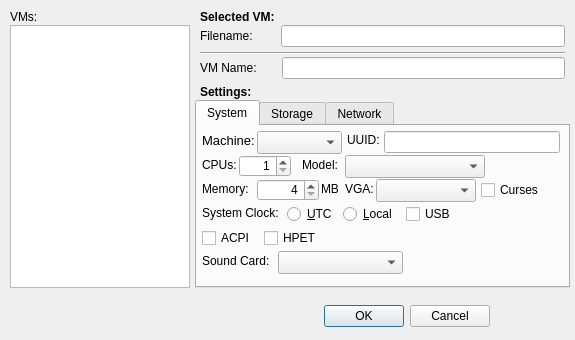
<?xml version="1.0" encoding="UTF-8"?>
<ui version="4.0">
 <class>vm_dlg</class>
 <widget class="QDialog" name="vm_dlg">
  <property name="geometry">
   <rect>
    <x>0</x>
    <y>0</y>
    <width>575</width>
    <height>340</height>
   </rect>
  </property>
  <property name="windowTitle">
   <string>Virtual Machines</string>
  </property>
  <property name="layoutDirection">
   <enum>Qt::LeftToRight</enum>
  </property>
  <widget class="QDialogButtonBox" name="buttonBox">
   <property name="geometry">
    <rect>
     <x>149</x>
     <y>300</y>
     <width>341</width>
     <height>32</height>
    </rect>
   </property>
   <property name="orientation">
    <enum>Qt::Horizontal</enum>
   </property>
   <property name="standardButtons">
    <set>QDialogButtonBox::Cancel|QDialogButtonBox::Ok</set>
   </property>
  </widget>
  <widget class="QLabel" name="lblVMList">
   <property name="geometry">
    <rect>
     <x>10</x>
     <y>10</y>
     <width>26</width>
     <height>14</height>
    </rect>
   </property>
   <property name="text">
    <string>VMs:</string>
   </property>
  </widget>
  <widget class="QListWidget" name="vmList">
   <property name="geometry">
    <rect>
     <x>10</x>
     <y>25</y>
     <width>180</width>
     <height>263</height>
    </rect>
   </property>
  </widget>
  <widget class="QLabel" name="lblSelectedVM">
   <property name="geometry">
    <rect>
     <x>200</x>
     <y>10</y>
     <width>117</width>
     <height>14</height>
    </rect>
   </property>
   <property name="font">
    <font>
     <weight>75</weight>
     <bold>true</bold>
    </font>
   </property>
   <property name="text">
    <string>Selected VM:</string>
   </property>
  </widget>
  <widget class="QLabel" name="lblFilename">
   <property name="geometry">
    <rect>
     <x>200</x>
     <y>27</y>
     <width>57</width>
     <height>18</height>
    </rect>
   </property>
   <property name="text">
    <string>Filename:</string>
   </property>
  </widget>
  <widget class="QLineEdit" name="vmFileName">
   <property name="geometry">
    <rect>
     <x>281</x>
     <y>25</y>
     <width>284</width>
     <height>22</height>
    </rect>
   </property>
  </widget>
  <widget class="QLabel" name="lblVMName">
   <property name="geometry">
    <rect>
     <x>200</x>
     <y>59</y>
     <width>60</width>
     <height>18</height>
    </rect>
   </property>
   <property name="text">
    <string>VM Name:</string>
   </property>
  </widget>
  <widget class="QLineEdit" name="vmName">
   <property name="geometry">
    <rect>
     <x>282</x>
     <y>57</y>
     <width>283</width>
     <height>22</height>
    </rect>
   </property>
  </widget>
  <widget class="Line" name="lnFileConfigBreak">
   <property name="geometry">
    <rect>
     <x>200</x>
     <y>52</y>
     <width>365</width>
     <height>3</height>
    </rect>
   </property>
   <property name="orientation">
    <enum>Qt::Horizontal</enum>
   </property>
  </widget>
  <widget class="QTabWidget" name="vmSettings">
   <property name="geometry">
    <rect>
     <x>195</x>
     <y>100</y>
     <width>375</width>
     <height>188</height>
    </rect>
   </property>
   <property name="currentIndex">
    <number>0</number>
   </property>
   <widget class="QWidget" name="system">
    <attribute name="title">
     <string>System</string>
    </attribute>
    <widget class="QLabel" name="lblCPUs">
     <property name="geometry">
      <rect>
       <x>5</x>
       <y>30</y>
       <width>35</width>
       <height>18</height>
      </rect>
     </property>
     <property name="text">
      <string>CPUs:</string>
     </property>
    </widget>
    <widget class="QSpinBox" name="cpuCount">
     <property name="geometry">
      <rect>
       <x>42</x>
       <y>29</y>
       <width>52</width>
       <height>22</height>
      </rect>
     </property>
     <property name="alignment">
      <set>Qt::AlignRight|Qt::AlignTrailing|Qt::AlignVCenter</set>
     </property>
     <property name="minimum">
      <number>1</number>
     </property>
     <property name="maximum">
      <number>8</number>
     </property>
    </widget>
    <widget class="QLabel" name="lblRAM">
     <property name="geometry">
      <rect>
       <x>5</x>
       <y>54</y>
       <width>53</width>
       <height>18</height>
      </rect>
     </property>
     <property name="text">
      <string>Memory:</string>
     </property>
    </widget>
    <widget class="QSpinBox" name="memMB">
     <property name="geometry">
      <rect>
       <x>60</x>
       <y>53</y>
       <width>62</width>
       <height>22</height>
      </rect>
     </property>
     <property name="alignment">
      <set>Qt::AlignRight|Qt::AlignTrailing|Qt::AlignVCenter</set>
     </property>
     <property name="minimum">
      <number>4</number>
     </property>
     <property name="maximum">
      <number>16384</number>
     </property>
     <property name="value">
      <number>4</number>
     </property>
    </widget>
    <widget class="QLabel" name="lblMB">
     <property name="geometry">
      <rect>
       <x>124</x>
       <y>54</y>
       <width>19</width>
       <height>18</height>
      </rect>
     </property>
     <property name="text">
      <string>MB</string>
     </property>
    </widget>
    <widget class="QLabel" name="lblSystemClock">
     <property name="geometry">
      <rect>
       <x>5</x>
       <y>78</y>
       <width>83</width>
       <height>18</height>
      </rect>
     </property>
     <property name="text">
      <string>System Clock:</string>
     </property>
    </widget>
    <widget class="QRadioButton" name="utcClock">
     <property name="geometry">
      <rect>
       <x>90</x>
       <y>77</y>
       <width>54</width>
       <height>22</height>
      </rect>
     </property>
     <property name="text">
      <string>&amp;UTC</string>
     </property>
    </widget>
    <widget class="QRadioButton" name="localClock">
     <property name="geometry">
      <rect>
       <x>146</x>
       <y>77</y>
       <width>58</width>
       <height>22</height>
      </rect>
     </property>
     <property name="text">
      <string>&amp;Local</string>
     </property>
    </widget>
    <widget class="QComboBox" name="vgaModel">
     <property name="geometry">
      <rect>
       <x>179</x>
       <y>53</y>
       <width>100</width>
       <height>23</height>
      </rect>
     </property>
    </widget>
    <widget class="QCheckBox" name="curses">
     <property name="geometry">
      <rect>
       <x>284</x>
       <y>53</y>
       <width>71</width>
       <height>22</height>
      </rect>
     </property>
     <property name="text">
      <string>Curses</string>
     </property>
    </widget>
    <widget class="QLabel" name="lblVGA">
     <property name="geometry">
      <rect>
       <x>148</x>
       <y>54</y>
       <width>29</width>
       <height>18</height>
      </rect>
     </property>
     <property name="text">
      <string>VGA:</string>
     </property>
    </widget>
    <widget class="QCheckBox" name="usb">
     <property name="geometry">
      <rect>
       <x>209</x>
       <y>77</y>
       <width>53</width>
       <height>22</height>
      </rect>
     </property>
     <property name="text">
      <string>USB</string>
     </property>
    </widget>
    <widget class="QLabel" name="lblMode">
     <property name="geometry">
      <rect>
       <x>105</x>
       <y>30</y>
       <width>41</width>
       <height>18</height>
      </rect>
     </property>
     <property name="text">
      <string>Model:</string>
     </property>
    </widget>
    <widget class="QComboBox" name="cpuModel">
     <property name="geometry">
      <rect>
       <x>148</x>
       <y>29</y>
       <width>140</width>
       <height>23</height>
      </rect>
     </property>
    </widget>
    <widget class="QLabel" name="lblMachine">
     <property name="geometry">
      <rect>
       <x>5</x>
       <y>5</y>
       <width>54</width>
       <height>18</height>
      </rect>
     </property>
     <property name="font">
      <font>
       <pointsize>10</pointsize>
      </font>
     </property>
     <property name="text">
      <string>Machine:</string>
     </property>
    </widget>
    <widget class="QComboBox" name="machine">
     <property name="geometry">
      <rect>
       <x>60</x>
       <y>5</y>
       <width>85</width>
       <height>23</height>
      </rect>
     </property>
    </widget>
    <widget class="QLabel" name="lblUUID">
     <property name="geometry">
      <rect>
       <x>150</x>
       <y>5</y>
       <width>35</width>
       <height>18</height>
      </rect>
     </property>
     <property name="text">
      <string>UUID:</string>
     </property>
    </widget>
    <widget class="QLineEdit" name="uuid">
     <property name="geometry">
      <rect>
       <x>187</x>
       <y>5</y>
       <width>176</width>
       <height>22</height>
      </rect>
     </property>
    </widget>
    <widget class="QCheckBox" name="acpi">
     <property name="geometry">
      <rect>
       <x>5</x>
       <y>101</y>
       <width>57</width>
       <height>22</height>
      </rect>
     </property>
     <property name="text">
      <string>ACPI</string>
     </property>
    </widget>
    <widget class="QCheckBox" name="hpet">
     <property name="geometry">
      <rect>
       <x>67</x>
       <y>101</y>
       <width>61</width>
       <height>22</height>
      </rect>
     </property>
     <property name="text">
      <string>HPET</string>
     </property>
    </widget>
    <widget class="QLabel" name="lblSoundCard">
     <property name="geometry">
      <rect>
       <x>5</x>
       <y>126</y>
       <width>74</width>
       <height>18</height>
      </rect>
     </property>
     <property name="text">
      <string>Sound Card:</string>
     </property>
    </widget>
    <widget class="QComboBox" name="soundCard">
     <property name="geometry">
      <rect>
       <x>81</x>
       <y>125</y>
       <width>125</width>
       <height>23</height>
      </rect>
     </property>
    </widget>
   </widget>
   <widget class="QWidget" name="storage">
    <attribute name="title">
     <string>Storage</string>
    </attribute>
    <widget class="QLabel" name="lblFloppy">
     <property name="geometry">
      <rect>
       <x>16</x>
       <y>6</y>
       <width>43</width>
       <height>18</height>
      </rect>
     </property>
     <property name="font">
      <font>
       <weight>50</weight>
       <bold>false</bold>
      </font>
     </property>
     <property name="text">
      <string>Floppy:</string>
     </property>
    </widget>
    <widget class="QComboBox" name="fdd">
     <property name="geometry">
      <rect>
       <x>61</x>
       <y>5</y>
       <width>58</width>
       <height>23</height>
      </rect>
     </property>
    </widget>
    <widget class="QLineEdit" name="fddPath">
     <property name="geometry">
      <rect>
       <x>121</x>
       <y>5</y>
       <width>224</width>
       <height>22</height>
      </rect>
     </property>
    </widget>
    <widget class="QLabel" name="lblIDE">
     <property name="geometry">
      <rect>
       <x>35</x>
       <y>56</y>
       <width>24</width>
       <height>18</height>
      </rect>
     </property>
     <property name="text">
      <string>IDE:</string>
     </property>
    </widget>
    <widget class="QComboBox" name="ide">
     <property name="geometry">
      <rect>
       <x>61</x>
       <y>55</y>
       <width>58</width>
       <height>23</height>
      </rect>
     </property>
    </widget>
    <widget class="QLineEdit" name="idePath">
     <property name="geometry">
      <rect>
       <x>121</x>
       <y>55</y>
       <width>224</width>
       <height>22</height>
      </rect>
     </property>
    </widget>
    <widget class="QLabel" name="lblCDROM">
     <property name="geometry">
      <rect>
       <x>5</x>
       <y>31</y>
       <width>54</width>
       <height>18</height>
      </rect>
     </property>
     <property name="text">
      <string>CD-ROM:</string>
     </property>
    </widget>
    <widget class="QLineEdit" name="cdromPath">
     <property name="geometry">
      <rect>
       <x>61</x>
       <y>30</y>
       <width>284</width>
       <height>22</height>
      </rect>
     </property>
    </widget>
    <widget class="QLabel" name="lblSCSI">
     <property name="geometry">
      <rect>
       <x>27</x>
       <y>81</y>
       <width>32</width>
       <height>18</height>
      </rect>
     </property>
     <property name="text">
      <string>SCSI:</string>
     </property>
    </widget>
    <widget class="QComboBox" name="scsi">
     <property name="geometry">
      <rect>
       <x>61</x>
       <y>80</y>
       <width>58</width>
       <height>23</height>
      </rect>
     </property>
    </widget>
    <widget class="QLineEdit" name="scsiPath">
     <property name="geometry">
      <rect>
       <x>121</x>
       <y>80</y>
       <width>224</width>
       <height>22</height>
      </rect>
     </property>
    </widget>
   </widget>
   <widget class="QWidget" name="network">
    <attribute name="title">
     <string>Network</string>
    </attribute>
    <widget class="QLabel" name="lblNICNum">
     <property name="geometry">
      <rect>
       <x>5</x>
       <y>6</y>
       <width>25</width>
       <height>18</height>
      </rect>
     </property>
     <property name="text">
      <string>NIC:</string>
     </property>
    </widget>
    <widget class="QComboBox" name="nic">
     <property name="geometry">
      <rect>
       <x>32</x>
       <y>5</y>
       <width>36</width>
       <height>23</height>
      </rect>
     </property>
    </widget>
    <widget class="QLabel" name="lblMAC">
     <property name="geometry">
      <rect>
       <x>73</x>
       <y>6</y>
       <width>30</width>
       <height>18</height>
      </rect>
     </property>
     <property name="text">
      <string>MAC:</string>
     </property>
    </widget>
    <widget class="QLineEdit" name="mac">
     <property name="geometry">
      <rect>
       <x>105</x>
       <y>5</y>
       <width>113</width>
       <height>22</height>
      </rect>
     </property>
    </widget>
    <widget class="QLabel" name="lblVLAN">
     <property name="geometry">
      <rect>
       <x>5</x>
       <y>31</y>
       <width>34</width>
       <height>18</height>
      </rect>
     </property>
     <property name="text">
      <string>VLAN:</string>
     </property>
    </widget>
    <widget class="QLineEdit" name="vlan">
     <property name="geometry">
      <rect>
       <x>39</x>
       <y>30</y>
       <width>300</width>
       <height>22</height>
      </rect>
     </property>
    </widget>
    <widget class="QLabel" name="lblNICModel">
     <property name="geometry">
      <rect>
       <x>223</x>
       <y>6</y>
       <width>41</width>
       <height>18</height>
      </rect>
     </property>
     <property name="text">
      <string>Model:</string>
     </property>
    </widget>
    <widget class="QComboBox" name="nicModel">
     <property name="geometry">
      <rect>
       <x>263</x>
       <y>5</y>
       <width>76</width>
       <height>23</height>
      </rect>
     </property>
    </widget>
   </widget>
  </widget>
  <widget class="QLabel" name="lblSettings">
   <property name="geometry">
    <rect>
     <x>200</x>
     <y>85</y>
     <width>52</width>
     <height>14</height>
    </rect>
   </property>
   <property name="font">
    <font>
     <weight>75</weight>
     <bold>true</bold>
    </font>
   </property>
   <property name="text">
    <string>Settings:</string>
   </property>
  </widget>
 </widget>
 <tabstops>
  <tabstop>vmList</tabstop>
  <tabstop>vmFileName</tabstop>
  <tabstop>vmName</tabstop>
  <tabstop>vmSettings</tabstop>
  <tabstop>machine</tabstop>
  <tabstop>uuid</tabstop>
  <tabstop>cpuCount</tabstop>
  <tabstop>cpuModel</tabstop>
  <tabstop>memMB</tabstop>
  <tabstop>vgaModel</tabstop>
  <tabstop>curses</tabstop>
  <tabstop>utcClock</tabstop>
  <tabstop>localClock</tabstop>
  <tabstop>usb</tabstop>
  <tabstop>acpi</tabstop>
  <tabstop>hpet</tabstop>
  <tabstop>soundCard</tabstop>
  <tabstop>fdd</tabstop>
  <tabstop>fddPath</tabstop>
  <tabstop>cdromPath</tabstop>
  <tabstop>ide</tabstop>
  <tabstop>idePath</tabstop>
  <tabstop>scsi</tabstop>
  <tabstop>scsiPath</tabstop>
  <tabstop>nic</tabstop>
  <tabstop>mac</tabstop>
  <tabstop>nicModel</tabstop>
  <tabstop>vlan</tabstop>
 </tabstops>
 <resources/>
 <connections>
  <connection>
   <sender>buttonBox</sender>
   <signal>accepted()</signal>
   <receiver>vm_dlg</receiver>
   <slot>accept()</slot>
   <hints>
    <hint type="sourcelabel">
     <x>248</x>
     <y>254</y>
    </hint>
    <hint type="destinationlabel">
     <x>157</x>
     <y>274</y>
    </hint>
   </hints>
  </connection>
  <connection>
   <sender>buttonBox</sender>
   <signal>rejected()</signal>
   <receiver>vm_dlg</receiver>
   <slot>reject()</slot>
   <hints>
    <hint type="sourcelabel">
     <x>316</x>
     <y>260</y>
    </hint>
    <hint type="destinationlabel">
     <x>286</x>
     <y>274</y>
    </hint>
   </hints>
  </connection>
 </connections>
</ui>
